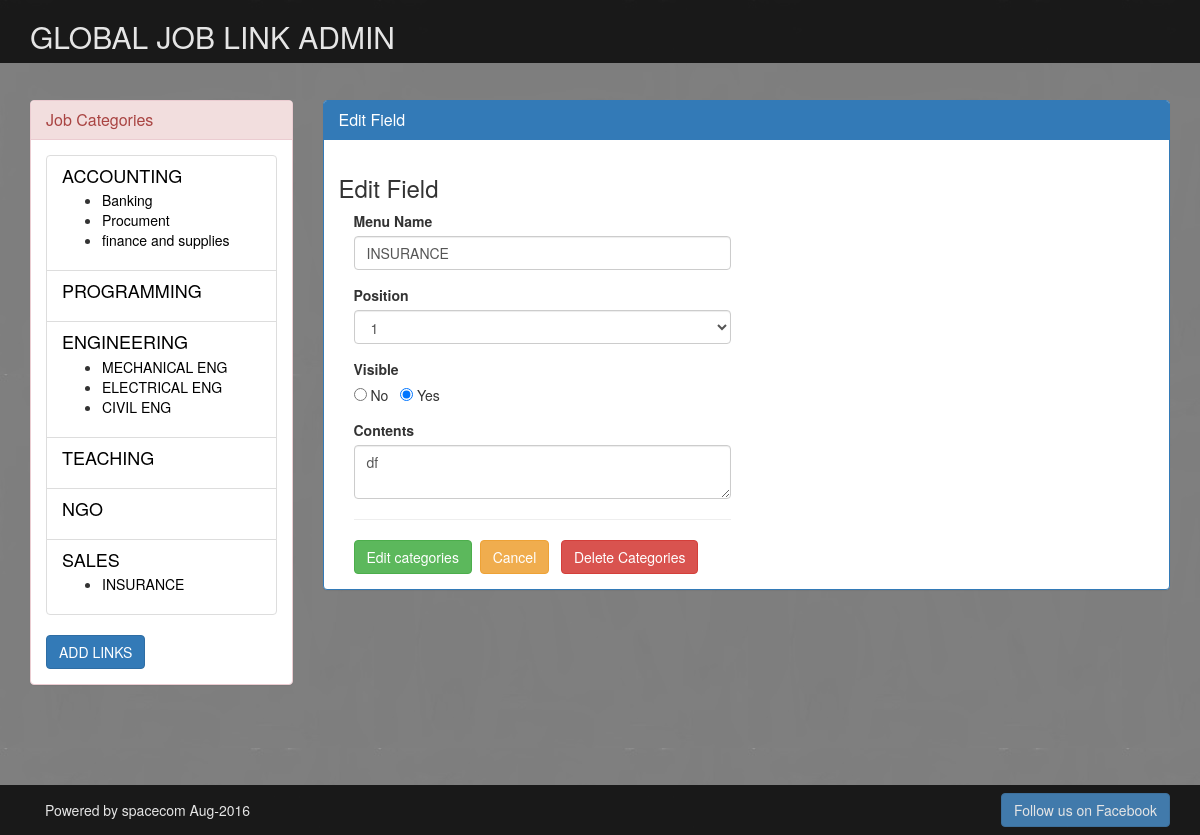
Screenshot of /edit_category.php?categories=2 (signed in) with the database file from the repository.
### tables this page shows
CREATE TABLE IF NOT EXISTS `fields` (
  `id` int(11) NOT NULL AUTO_INCREMENT,
  `menu_name` varchar(50) NOT NULL,
  `position` int(11) NOT NULL,
  `visible` int(11) NOT NULL,
  PRIMARY KEY (`id`)
);

CREATE TABLE IF NOT EXISTS `categories` (
  `id` int(11) NOT NULL AUTO_INCREMENT,
  `field_id` int(11) NOT NULL,
  `menu_name` varchar(50) NOT NULL,
  `position` int(11) NOT NULL,
  `visible` int(5) NOT NULL,
  `content` varchar(900) NOT NULL,
  PRIMARY KEY (`id`)
);

### edit_category.php (the view, shortened to what this page needs)
<?php require_once("functions.php");?>
<?php find_selected_categories(true);?>
<?php include("header.php");?>
<div class="container">
	<div class="row">
    	<div class="col-md-3">
           <div class="side-bar panel panel-default panel-danger">
                         <div class="panel-heading"><h3 class="panel-title">Job Categories</h3></div>
                 <div class="panel-body">
                     <?php echo navigation($current_field, $current_categories); ?>
                        <a href="new_field.php"><div  class="input-group"><button class="btn btn-primary pull-right">ADD LINKS</button></div></a>
                  </div>
             </div>
         </div>
        <div class="col-md-9 ">
             <div class="main-bar panel panel-primary">
                 <div class="panel-heading"><h3 class="panel-title">Edit Field</h3></div>
                      <div class="panel-body">
                    	<h3>Edit Field</h3>
                <form action="edit_category.php?categories=<?php echo urlencode($current_categories["id"]); ?>" method="post" class="col-lg-6">
                                <div class="form-group ">
                                    <label>Menu Name</label>
                <input type="text" class="form-control" name="menu_name" value="<?php echo htmlentities($current_categories["menu_name"]); ?>" />
                                </div>
                                <div class="form-group">
                                    <label>Position</label>
                                        <select name="position" class="form-control">
                                        	<?php
												$categories_set = find_categories_for_field($current_categories["field_id"],false);
												$categories_count=mysql_num_rows($categories_set);
												for($count=1;$count<=($categories_count); $count++){
												echo "<option value=\"{$count}\"";
												if($current_categories["position"] == $count){
												echo " selected";
												}
												echo ">{$count}</option>";
												}
											?>
                                        </select>
                                </div>
                <div class="form-group">
                 <label>Visible</label>
                        <p>
                          <input type="radio" name="visible" value="0" <?php if($current_categories["visible"] == 0){ echo "checked";} ?> />  No
                          &nbsp;
                          <input type="radio" name="visible" value="1" <?php if($current_categories["visible"] == 1){ echo "checked";} ?> />  Yes
                        </p>
               </div>
                               <div class="form-group">
                        	     <label>Contents</label>
                         <textarea class="form-control" name="content" ><?php echo htmlentities($current_categories["content"]); ?></textarea>
                               </div><hr />
                                <button type="submit" name="submit" value="edit subject" class="btn btn-success ">Edit categories</button>&nbsp;
                                <a href="main.php?categories=<?php echo urlencode($current_categories["id"]); ?>">
                                <button type="button" class="btn btn-warning ">Cancel</button></a>
                                <a href="delete_categories.php?categories=<?php echo urlencode($current_categories["id"]); ?>" onclick="return                        confirm('are you sure you want to delete');"><button type="button" class="btn btn-danger ">Delete Categories</button></a>
                             </form>
                      </div>
             </div>
        </div>
    </div>
</div>
<?php include("footer.php");?>

### functions.php (shortened to what this page needs)
<?php
	function find_all_fields($public=true){
		$query = "SELECT * ";
		$query .= "FROM fields ";
		$query .= "ORDER BY position ASC";
		$field_set = mysql_query($query);
		return $field_set;
	}
	function find_categories_for_field($field_id, $public=true){
		$query = "SELECT * ";
		$query .= "FROM categories ";
		$query .= "WHERE field_id = {$field_id} ";
		$query .= "ORDER BY position ASC";
		$categories_set = mysql_query($query);
		return $categories_set;
	}
		function find_categories_by_id($categories_id){
	    $safe_categories_id = mysql_real_escape_string($categories_id);
		$query = "SELECT * ";
		$query .= "FROM categories ";
		$query .= "WHERE id = {$safe_categories_id} ";
		$query .= "LIMIT 1";
		$categories_set = mysql_query($query);
		if ($categories = mysql_fetch_assoc($categories_set)){
		return $categories;
		}
		else{
		return null;
		}
	}
	function find_selected_categories($public=false){
		if(isset($_GET["fields"])){
		$current_field = find_fields_by_id($_GET["fields"],$public);
		if($current_field && $public){
		$current_categories = find_default_categories_for_field($current_field["id"]);
		}
		else{
		$current_categories = null;
		}
		}
		elseif(isset($_GET["categories"])){
		$current_field = null;
		$current_categories = find_categories_by_id($_GET["categories"],$public);
		}
		else{
		$current_field = null;
		$current_categories = null;
		}
	}
		function navigation($field_id, $categories_id){
		$output="<div class=\"list-group\">";
		       $field_set = find_all_fields(false);
					     while ($fields = mysql_fetch_assoc ($field_set)){
                            $output .="<div class=\"list-group-item\">";
                              $output .= "<h4 class=\"list-group-item-heading\">";
                               $output .= "<a href=\"main.php?fields=";
							   $output .=urlencode($fields["id"]);
                               $output .="\">";
							   $output .=$fields ["menu_name"];
                               $output .="</a>";
                               $output .="</h4>";
                             $categories_set = find_categories_for_field($fields["id"], false);
                               $output .="<ul>";
							   $output .="<p class=\"list-group-item-text\">";
                                while ($categories = mysql_fetch_assoc ($categories_set)){
                                $output .="<li>";
								$output .="<a href=\"main.php?categories=";
								$output .=urlencode($categories["id"]);
								$output .="\">";
								   $output .= $categories ["menu_name"];
                                    $output .="</a>";
                                 $output .="</li>";
                                 }
                                $output .="</p>";
								$output .="</ul>";
                            $output .="</div>";
						 }
						  $output .="</div>";
						  return $output;
		}
?>

### css/style.css (style rules this page uses)
body { background-image:url(../img/emal.jpg); opacity:1; margin-top:20px; margin-bottom:130px; }
.side-bar a { color:#000000; text-decoration:none; }

### rows the page displays
fields: value "ACCOUNTING"
categories: value "Banking"
categories: value "Procument"
categories: value "finance and supplies"
fields: value "PROGRAMMING"
fields: value "ENGINEERING"
categories: value "MECHANICAL ENG"
categories: value "ELECTRICAL ENG"
categories: value "CIVIL ENG"
fields: value "TEACHING"
fields: value "NGO"
fields: value "SALES"
categories: value "INSURANCE", menu_name "INSURANCE", position "1", visible "☑", content "df"
